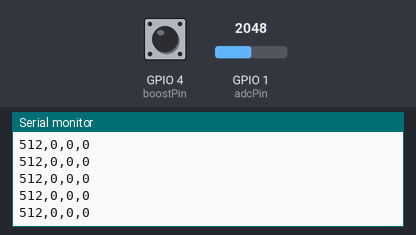
Simulated run of this sketch. Board: ESP32. Shown: the last lines printed to the serial monitor. The inputs (shaded band) are chosen by the test bench; at power-on: GPIO 1 (adcPin) = 2048, GPIO 4 (boostPin) HIGH (analog values on the 0–4095 scale).

Above: at 11.7 s.
11.8 s: GPIO 1 (adcPin) set to 3948
At 12.8 s:
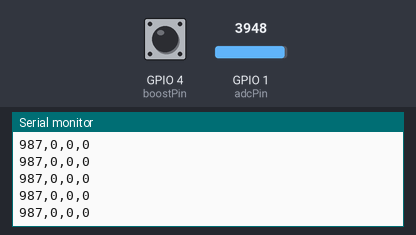
14.8 s: GPIO 1 (adcPin) set to 4042
At 15.3 s:
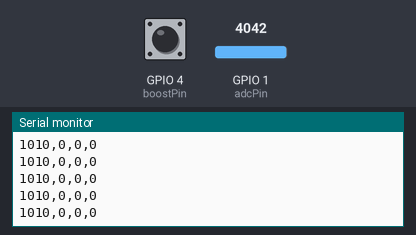
Timing chart, 0 to 17.3 s (numbered marks = the images above; inputs shaded):
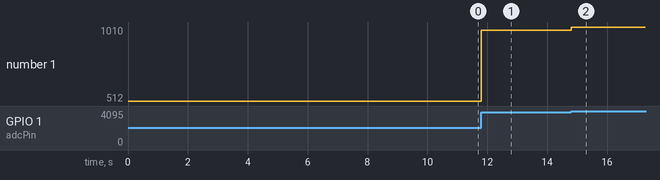

Measured:
- after the input at 11.8 s, the serial monitor: prints a new line at once (image 1)
- after the input at 14.8 s, the serial monitor: prints a new line at once (image 2)
- plotted number 1: 512 → 987 after the input at 11.8 s, 987 → 1010 after the input at 14.8 s

The sketch:

Arduino_UniRocket.ino
```cpp
const int adcPin = 1;
const int boostPin = 4;

int boostTouchThreshold = 50000;

bool boostState = 0;
bool dummy1 = 0;
bool dummy2 = 0;

int adcRead = 0;
int inByte = 0;

void setup() {
  analogReadResolution(10);
  Serial.begin(9600);
}

void loop() {
  adcRead = analogRead(adcPin);

      int boostVal = touchRead(boostPin);
      if(boostVal > boostTouchThreshold)
      {
        boostState = true;
      }
      else {
        boostState = false;
      }

      Serial.print(adcRead);
      Serial.print(',');
      Serial.print(boostState);
      Serial.print(',');
      Serial.print(dummy1);
      Serial.print(',');
      Serial.print(dummy2);
      Serial.print('\n');
  if(Serial.available())
  {
    inByte = Serial.read();
    if(inByte == 'A')
    {

    }
    else
    {
      Serial.println("Rx not working with me ToT");
    }
  }

}
```
